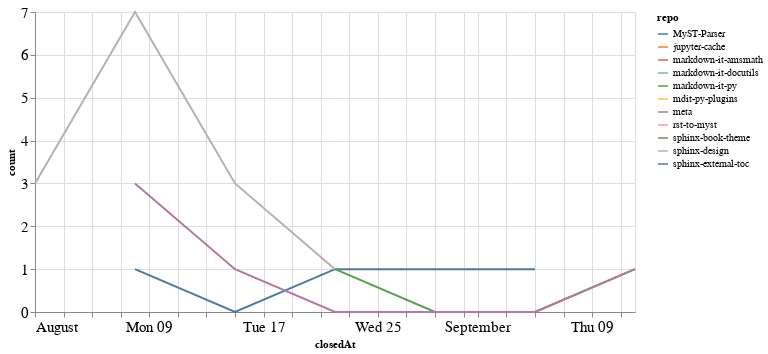

Notebook source saved alongside this figure:
### Code cell
closed_by_time = closed_by.groupby('repo').resample('W', on='closedAt').count()['author'].reset_index()
closed_by_time = closed_by_time.rename(columns={'author': 'count'})

alt.Chart(closed_by_time, width=600).mark_line().encode(
    x='closedAt',
    y='count',
    color='repo',
    tooltip="repo"
)

### Figure 1 — Vega-Lite specification as saved in the notebook (floating-point values rounded to 4 significant figures)
{"config": {"axisLeft": {"labelFontSize": 15}, "axisBottom": {"labelFontSize": 15}}, "data": {"name": "data-d438c728a9977be6231ec5bbc55da5e4"}, "mark": "line", "encoding": {"color": {"type": "nominal", "field": "repo"}, "tooltip": {"type": "nominal", "field": "repo"}, "x": {"type": "temporal", "field": "closedAt"}, "y": {"type": "quantitative", "field": "count"}}, "width": 600, "$schema": "https://vega.github.io/schema/vega-lite/v4.8.1.json", "datasets": {"data-d438c728a9977be6231ec5bbc55da5e4": [{"repo": "MyST-Parser", "closedAt": "2021-08-08T00:00:00", "count": 1}, {"repo": "MyST-Parser", "closedAt": "2021-08-15T00:00:00", "count": 0}, {"repo": "MyST-Parser", "closedAt": "2021-08-22T00:00:00", "count": 1}, {"repo": "MyST-Parser", "closedAt": "2021-08-29T00:00:00", "count": 1}, {"repo": "MyST-Parser", "closedAt": "2021-09-05T00:00:00", "count": 1}, {"repo": "jupyter-cache", "closedAt": "2021-08-01T00:00:00", "count": 4}, {"repo": "markdown-it-amsmath", "closedAt": "2021-09-12T00:00:00", "count": 2}, {"repo": "markdown-it-docutils", "closedAt": "2021-09-12T00:00:00", "count": 1}, {"repo": "markdown-it-py", "closedAt": "2021-08-22T00:00:00", "count": 1}, {"repo": "markdown-it-py", "closedAt": "2021-08-29T00:00:00", "count": 0}, {"repo": "markdown-it-py", "closedAt": "2021-09-05T00:00:00", "count": 0}, {"repo": "markdown-it-py", "closedAt": "2021-09-12T00:00:00", "count": 1}, {"repo": "mdit-py-plugins", "closedAt": "2021-09-12T00:00:00", "count": 1}, {"repo": "meta", "closedAt": "2021-08-08T00:00:00", "count": 3}, {"repo": "meta", "closedAt": "2021-08-15T00:00:00", "count": 1}, {"repo": "meta", "closedAt": "2021-08-22T00:00:00", "count": 0}, {"repo": "meta", "closedAt": "2021-08-29T00:00:00", "count": 0}, {"repo": "meta", "closedAt": "2021-09-05T00:00:00", "count": 0}, {"repo": "meta", "closedAt": "2021-09-12T00:00:00", "count": 1}, {"repo": "rst-to-myst", "closedAt": "2021-08-22T00:00:00", "count": 2}, {"repo": "sphinx-book-theme", "closedAt": "2021-08-08T00:00:00", "count": 1}, {"repo": "sphinx-design", "closedAt": "2021-08-01T00:00:00", "count": 3}, {"repo": "sphinx-design", "closedAt": "2021-08-08T00:00:00", "count": 7}, {"repo": "sphinx-design", "closedAt": "2021-08-15T00:00:00", "count": 3}, {"repo": "sphinx-design", "closedAt": "2021-08-22T00:00:00", "count": 1}, {"repo": "sphinx-external-toc", "closedAt": "2021-08-01T00:00:00", "count": 1}]}}
